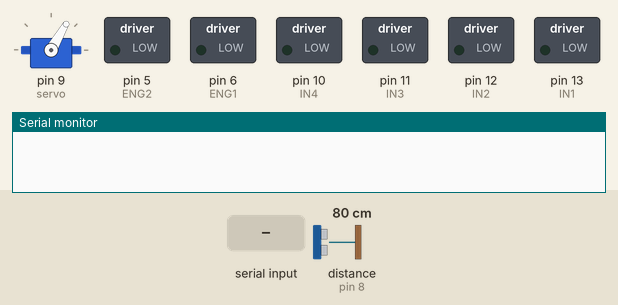
Simulated run of this sketch. Board: Arduino Uno, built with avr-gcc and run on an emulated ATmega328P. Shown: servo, switched loads named in the sketch (green lamp = pin HIGH), the last lines printed to the serial monitor. Dashed ring = blinking. Inputs (shaded band) come from the test bench; at power-on: distance to the obstacle (sensor on pin 8) 80 cm. The echo pulse lasts 58.3 µs per cm.

Above: at 1.2 s.
1.3 s: "2" received over the second serial link
At 3.2 s:
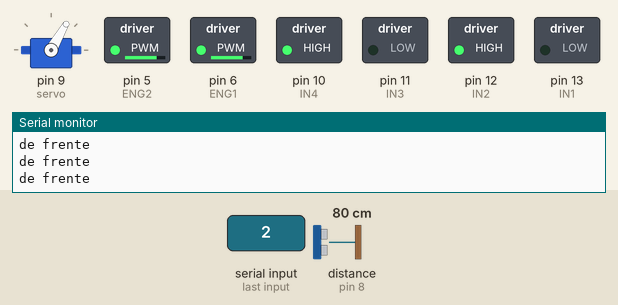
3.7 s: distance to the obstacle (sensor on pin 8) set to 34 cm
5.3 s: distance to the obstacle (sensor on pin 8) set to 28 cm
At 6.2 s:
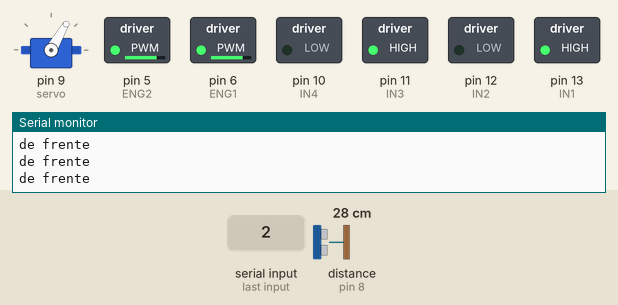
8.3 s: distance to the obstacle (sensor on pin 8) set to 35 cm
At 10.4 s:
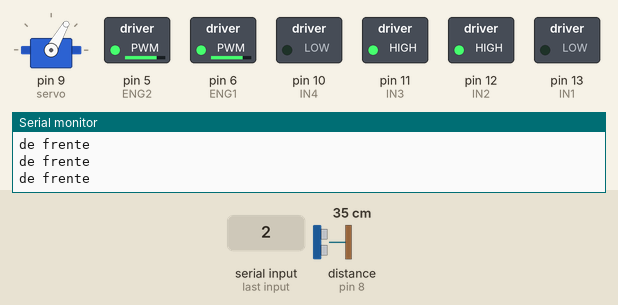
11.3 s: "L90\n" received over the second serial link
At 12.1 s:
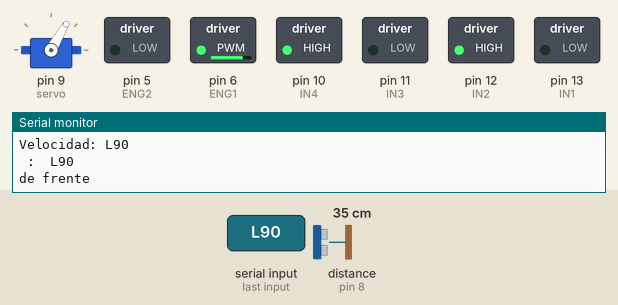
13.3 s: "R90\n" received over the second serial link
At 15.0 s:
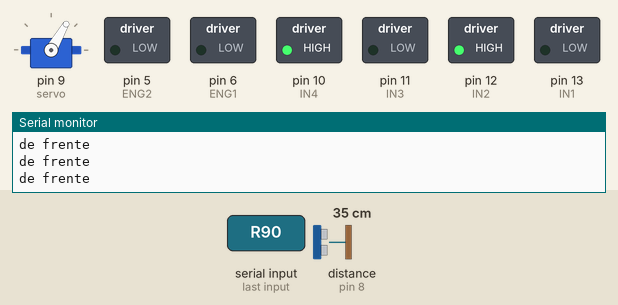
Timing chart, 0 to 16.2 s (numbered marks = the images above; inputs shaded):
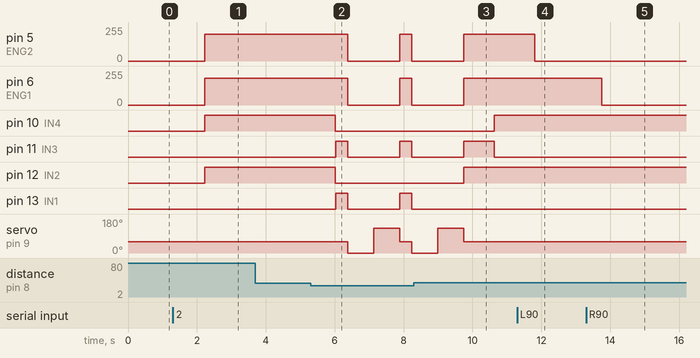

Measured:
- the behaviour switches between 31 and 30 cm on distance to the obstacle (sensor on pin 8) (found by bisection; images 1 and 2)
- after the input at 1.3 s, pin 5 (ENG2), pin 6 (ENG1): 0/255 → 200/255 after 0.93 s; pin 10 (IN4), pin 12 (IN2): LOW → HIGH after 0.93 s
- after the input at 5.3 s, pin 5 (ENG2), pin 6 (ENG1): 200/255 → 0/255 after 1.1 s, → 200/255 1.5 s later, → 0/255 0.35 s later
- after the input at 8.3 s, pin 5 (ENG2), pin 6 (ENG1): goes on until 9.7 s, then stays 200/255; pin 10 (IN4): LOW → HIGH after 2.3 s; pin 12 (IN2): LOW → HIGH after 1.4 s; pin 13 (IN1): stays LOW (without the input it goes to HIGH after 1.4 s); servo on pin 9 (servo): goes on until 9.7 s, then stays 60°
- after the input at 11.3 s, pin 5 (ENG2): 200/255 → 0/255 after 0.51 s
- after the input at 13.3 s, pin 6 (ENG1): 200/255 → 0/255 after 0.45 s

The sketch:

bt_remote.ino
```cpp
// (licence header left out)
#include <Servo.h>
#include "SR04.h"


//////////////////////////////////////////////
//        RemoteXY include library          //
//////////////////////////////////////////////

// RemoteXY select connection mode and include library
#include <SoftwareSerial.h>

SoftwareSerial EEBlue(2, 3); // RX | TX


/////////////////////////////////////////
// Configuración del Servo//////////////
///////////////////////////////////////
#define TRIG_PIN 8
#define ECHO_PIN 7
SR04 sr04 = SR04(ECHO_PIN,TRIG_PIN);
Servo servo;  // create servo object to control a servo


// -- Variables motores
int ENG1 = 6;
int IN1 = 13;
int IN2 = 12;

int ENG2 =5;
int IN3 =11;
int IN4 =10;

int SPEED = 200;
int speedLeft = SPEED;
int speedRight = SPEED;

// -- Varibles de lógica
bool automatic = false;
// -- Indica si el movimiento es en automático con manual

long minLimit = 30;

bool showLog = false;

String direction = "S";
String lastDirection = "S";

void setup() {


  servo.attach(9);
  servo.write(60);


  Serial.begin(9600);
  EEBlue.begin(9600);
  EEBlue.setTimeout(50);

  // -- Configuración del motor
  pinMode(ENG1, OUTPUT);
  pinMode(ENG2, OUTPUT);
  pinMode(IN1, OUTPUT);
  pinMode(IN2, OUTPUT);
  pinMode(IN3, OUTPUT);
  pinMode(IN4, OUTPUT);

}

/**
 * Lectura de comendos que vienen de android
 */
void readCommand(){

  if (EEBlue.available() > 0){
    String input = EEBlue.readString();

    if (input.length() == 1){

        if (input == "1"){
          // -- Cambio a Manual
          direction = "S";
          lastDirection = "S";
          automatic = false;
          moveStop();
          centerPosition();
          delay(500);
        Serial.println("Cambio Manual");
        } else if (input == "2"){
          direction = "S";
          lastDirection = "S";
          automatic = true;
          moveStop();
          centerPosition();
          delay(500);
          Serial.println("Cambio Automático");
        } else {
          direction = input;
          Serial.print("Dirección");
          Serial.println(direction);

        }
    }else {
      Serial.print("Velocidad: ");
      Serial.print(input);
      int index = input.indexOf("-");
      String speedStr = input.substring(index+1, index+4);
      Serial.print(" :  ");
      Serial.println(speedStr);
      if (input.startsWith("L")){ // --movimiento a la izquierda
        speedLeft = speedStr.toInt();
      } else if (input.startsWith("R")){ // -- movimiento a la derecha
        speedRight = speedStr.toInt();
      }

    }

  }

}

/**
 * Enviar datos a la aplicación android
 */
void sendData(){

  if (direction != lastDirection){
    EEBlue.print(direction);
    EEBlue.println();
    lastDirection = direction;
  }

}

void loop() {

  readCommand();

  if (automatic){
    handleAutomatic();
  } else {
    handleManual();
  }


}


/**
 * Movimiento manual del robot
 */
void handleAutomatic(){
  bool isForward = checkForward();
  if (isForward){
    Serial.println("de frente");
    direction = "F";
    sendData();
    moveForward();
  } else {
     moveStop();
     direction = "B";
     sendData();
     int position = 4;
     while (position == 4){
        moveBack();
        delay(350);
        moveStop();
        position = findDireccion();
     }

     if (position == 2){
        direction = "R";
        sendData();
        turnRight(500);
     } else if (position == 3){
        direction = "L";
        sendData();
        turnLeft(500);
     }
  }

}

/**
 * Búsqueda de la dirección
 * Valores devueltos:
 *  2 - Derecha ->
 *  3 - Izquierda  <-
 *  4 - Atrás
 */
int findDireccion(){


  int result = 4;

  bool isRight = checkRight();
  long dRight = getDistancia();

  bool isLeft = checkLeft();
  long dLeft = getDistancia();

  if (isRight && isLeft){
    long diff = dRight - dLeft;
    if (diff >= 0){
      result = 2;
    } else {
      result = 3;
    }

  } else if (isRight && !isLeft){
    result = 2;
  } else if (!isRight && isLeft){
    result = 3;
  }

  centerPosition();

  return result;

}

/**
 * Pone el sensor ultrasonico en la posición central
 */
void centerPosition(){
  servo.write(60);  // centro
}

/**
 * Comprueba si existen obstaculos cercanos delante
 */
boolean checkForward(){
  return !isLimit();
}

/**
 * Comprueba si existen obstáculos ceranos a la derecha
 */
boolean checkRight(){
  servo.write(0);
  return !isLimit();
}

/**
 * Comprueba si existen obstaculos cercanos a la izquierda
 */
boolean checkLeft(){
  servo.write(130);  // mirar a la izquierda
  return !isLimit();
}

/**
 * Devuelve la distancia más al objeto más cercano identificado
 */
long getDistancia(){
  long distancia = sr04.Distance();
  delay(350);
  if (showLog){
    Serial.print("Distancia: ");
    Serial.print(distancia);
  }
  return distancia;
}


/**
 * Verifica si está en el límite
 */
bool isLimit(){
  bool result = false;
  long d = 0;

  do {
    d = getDistancia();
  } while (d >= 2000);

   if (d <= minLimit){
    result = true;
  }

  return result;
}


/**
 * Manejo manual del robot
 */
void handleManual(){

  // RemoteXY_Handler ();
  movementManual();

}

/**
 * Movimiento manual del robot
 */
void movementManual(){
  if (direction == "S"){
    moveStop();
    //findDireccion();
  } else if (direction == "F"){
    moveForward();
  } else if (direction == "B"){
    moveBack();
  } else if (direction == "L"){
    turnLeft(500);
    direction = "S";
  } else if (direction == "R"){
    turnRight(500);
    direction = "S";
  } else {
    moveStop();
  }

}


/**
 * Movimiento hacia adelante
 */
void moveForward(){

  moveWheelLeftForward(speedLeft);
  moveWheelRightForward(speedRight);

}

/**
 * Movimiento hacia atrás
 */
void moveBack(){
  moveWheelLeftBack(speedLeft);
  moveWheelRightBack(speedRight);
}

void turnLeft(long time){
  moveWheelRightForward(speedRight);
  moveWheelLeftBack(speedLeft);
  delay(time);
}

void turnRight(long time){
  moveWheelLeftForward(speedLeft);
  moveWheelRightBack(speedRight);
  delay(time);
}


void moveStop(){
  digitalWrite(IN1, LOW);
  digitalWrite(IN2, LOW);
  analogWrite(ENG1, 0);


  digitalWrite(IN3, LOW);
  digitalWrite(IN4, LOW);
  analogWrite(ENG2, 0);
}


/**
 * Mover la rueda izquierda hacia adelante
 */
void moveWheelLeftForward(int speed){

  digitalWrite(IN3, LOW);
  digitalWrite(IN4, HIGH);
  analogWrite(ENG2, speed);
}

/**
 * Mover la rueda derecha hacia adelante
 */
void moveWheelRightForward(int speed){

  digitalWrite(IN1, LOW);
  digitalWrite(IN2, HIGH);
  analogWrite(ENG1, speed);
}


/**
 * Mover la rueda izquierda hacia adelante
 */
void moveWheelLeftBack(int speed){

  digitalWrite(IN3, HIGH);
  digitalWrite(IN4, LOW);
  analogWrite(ENG2, speed);
}

/**
 * Mover la rueda derecha hacia adelante
 */
void moveWheelRightBack(int speed){

  digitalWrite(IN1, HIGH);
  digitalWrite(IN2, LOW);
  analogWrite(ENG1, speed);
}
```
